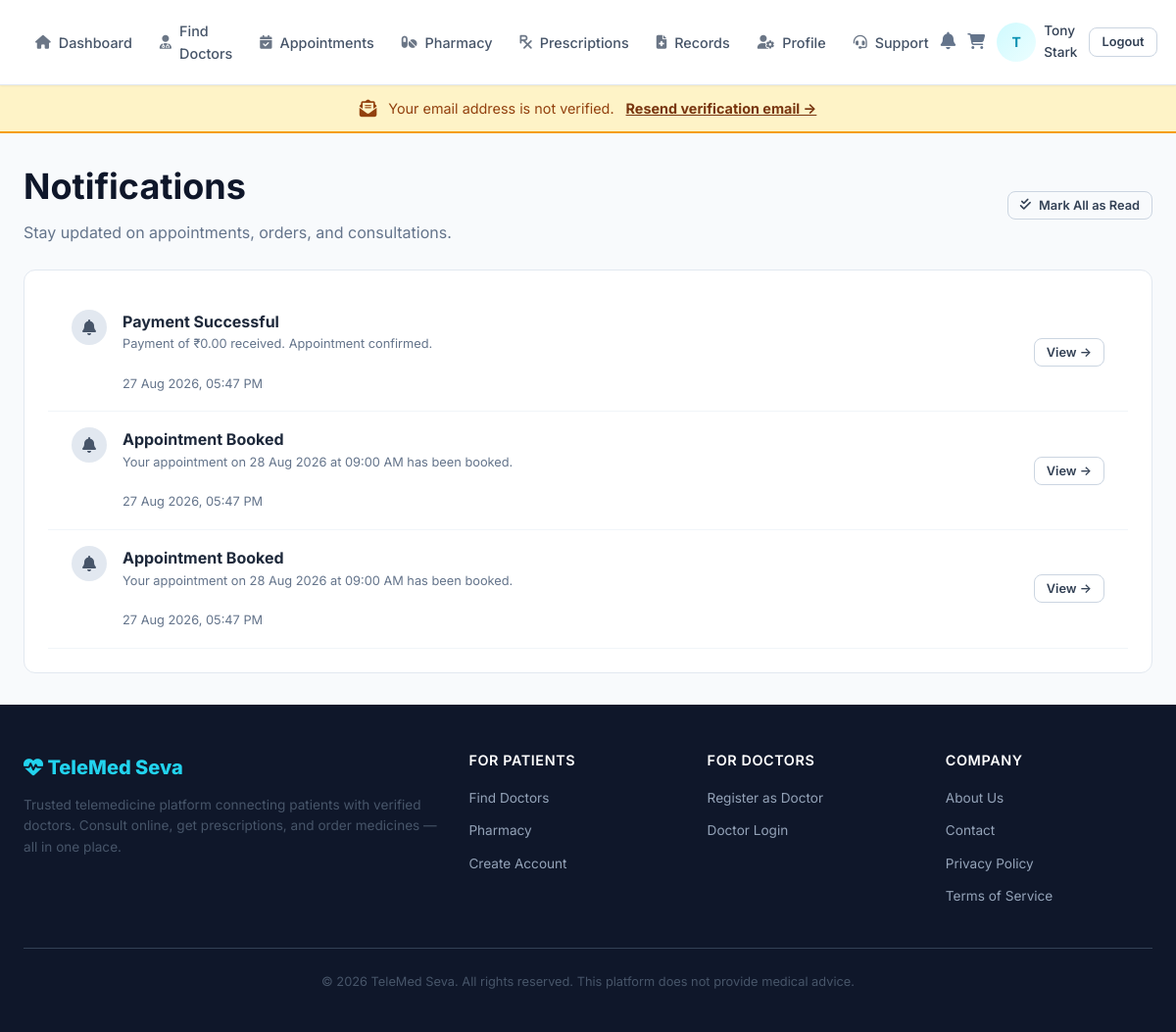
Screenshot of /notifications/ (signed in) with the database file from the repository.
### app/models/user.py (models this page shows, shortened)
class User(UserMixin, db.Model):
    __tablename__ = 'users'
    id = db.Column(db.Integer, primary_key=True)
    email = db.Column(db.String(255), unique=True, nullable=False, index=True)
    password_hash = db.Column(db.String(256), nullable=False)
    role = db.Column(db.Enum(UserRole), nullable=False, default=UserRole.PATIENT)
    is_active = db.Column(db.Boolean, default=True, nullable=False)
    email_verified = db.Column(db.Boolean, default=False, nullable=False)
    created_at = db.Column(db.DateTime, default=lambda: datetime.now(timezone.utc), nullable=False)
    updated_at = db.Column(
        db.DateTime,
        default=lambda: datetime.now(timezone.utc),
        onupdate=lambda: datetime.now(timezone.utc),
    )
    last_login_at = db.Column(db.DateTime)
    last_login_ip = db.Column(db.String(45))
    patient_profile = db.relationship(
        'PatientProfile', backref='user', uselist=False, cascade='all, delete-orphan'
    )
    doctor_profile = db.relationship(
        'DoctorProfile', backref='user', uselist=False, cascade='all, delete-orphan'
    )
    addresses = db.relationship('Address', backref='user', lazy='dynamic', cascade='all, delete-orphan')
    notifications = db.relationship('Notification', backref='user', lazy='dynamic', cascade='all, delete-orphan')
    @property
    def display_name(self):
        if self.role == UserRole.PATIENT and self.patient_profile:
            return self.patient_profile.full_name
        if self.role == UserRole.DOCTOR and self.doctor_profile:
            return f'Dr. {self.doctor_profile.full_name}'
        return self.email.split('@')[0]
    @property
    def avatar_url(self):
        profile = self.patient_profile or self.doctor_profile
        if profile and profile.avatar:
            return f'/uploads/avatars/{profile.avatar}'
        return None

class PatientProfile(db.Model):
    __tablename__ = 'patient_profiles'
    id = db.Column(db.Integer, primary_key=True)
    user_id = db.Column(db.Integer, db.ForeignKey('users.id', ondelete='CASCADE'), unique=True, nullable=False)
    first_name = db.Column(db.String(100), nullable=False)
    last_name = db.Column(db.String(100), nullable=False)
    phone = db.Column(db.String(20))
    date_of_birth = db.Column(db.Date)
    gender = db.Column(db.Enum(Gender))
    blood_group = db.Column(db.Enum(BloodGroup))
    avatar = db.Column(db.String(255))
    allergies = db.Column(db.Text)
    medical_history = db.Column(db.Text)
    emergency_contact_name = db.Column(db.String(200))
    emergency_contact_phone = db.Column(db.String(20))
    created_at = db.Column(db.DateTime, default=lambda: datetime.now(timezone.utc), nullable=False)
    updated_at = db.Column(
        db.DateTime,
        default=lambda: datetime.now(timezone.utc),
        onupdate=lambda: datetime.now(timezone.utc),
    )
    @property
    def full_name(self):
        return f'{self.first_name} {self.last_name}'

### app/models/notification.py (models this page shows, shortened)
class Notification(db.Model):
    __tablename__ = 'notifications'
    id = db.Column(db.Integer, primary_key=True)
    user_id = db.Column(
        db.Integer, db.ForeignKey('users.id', ondelete='CASCADE'), nullable=False, index=True
    )
    notification_type = db.Column(db.Enum(NotificationType), nullable=False)
    title = db.Column(db.String(200), nullable=False)
    message = db.Column(db.Text, nullable=False)
    link = db.Column(db.String(500), nullable=True)
    is_read = db.Column(db.Boolean, default=False, nullable=False, index=True)
    created_at = db.Column(db.DateTime, default=lambda: datetime.now(timezone.utc), nullable=False)

### app/notifications/routes.py (the view)
@notifications_bp.route('/')
@login_required
def list_notifications():
    notifications = paginate_query(
        Notification.query.filter_by(user_id=current_user.id)
        .order_by(Notification.created_at.desc()),
        per_page=20,
    )
    return render_template(
        'notifications/list.html', title='Notifications', notifications=notifications,
    )

### app/__init__.py (called while the page is built)
def _init_extensions(app):
    db.init_app(app)
    migrate.init_app(app, db)
    login_manager.init_app(app)
    csrf.init_app(app)
    mail.init_app(app)
    if app.config.get('RATELIMIT_ENABLED', True):
        limiter.init_app(app)
    else:
        limiter.enabled = False
        limiter.init_app(app)
    @login_manager.user_loader
    def load_user(user_id):
        from .models.user import User
        return db.session.get(User, int(user_id))

def _register_context_processors(app):
    from datetime import datetime, timezone
    @app.context_processor
    def inject_platform():
        return {
            'platform_name': app.config['PLATFORM_NAME'],
            'currency': app.config['PLATFORM_CURRENCY_SYMBOL'],
            'now': lambda: datetime.now(timezone.utc),
        }
    @app.context_processor
    def inject_notification_count():
        from flask_login import current_user
        if current_user.is_authenticated:
            from .models.notification import Notification
            count = Notification.query.filter_by(
                user_id=current_user.id, is_read=False
            ).count()
            return {'unread_notification_count': count}
        return {'unread_notification_count': 0}

### app/utils/helpers.py (called while the page is built)
def paginate_query(query, page=None, per_page=20, max_per_page=100):
    if page is None:
        page = request.args.get('page', 1, type=int)
    per_page = min(request.args.get('per_page', per_page, type=int), max_per_page)
    return query.paginate(page=page, per_page=per_page, error_out=False)

### app/templates/notifications/list.html (shortened to what this page needs)
{% extends "base.html" %}
{% block content %}
<div class="container">
  <div class="flex-between mb-6">
    <div>
      <h1>Notifications</h1>
      <p class="text-muted mb-0">Stay updated on appointments, orders, and consultations.</p>
    </div>
    {% if notifications.items %}
    <form method="POST" action="{{ url_for('notifications.mark_all_read') }}">
      <button type="submit" class="btn btn-outline btn-sm">
        <i class="fas fa-check-double"></i> Mark All as Read
      </button>
    </form>
    {% endif %}
  </div>
  {% if notifications.items %}
  <div class="card">
    <div class="card-body p-0">
      {% for n in notifications.items %}
      <div style="padding:var(--space-4) var(--space-6); display:flex; justify-content:space-between; align-items:center; background:{{ 'var(--primary-50)' if not n.is_read else 'transparent' }}; border-bottom:1px solid var(--gray-100);">
        <div style="display:flex; gap:var(--space-4); align-items:flex-start;">
          <div style="width:36px; height:36px; border-radius:50%; background:{{ 'var(--primary-100)' if not n.is_read else 'var(--gray-200)' }}; display:flex; align-items:center; justify-content:center; color:{{ 'var(--primary-dark)' if not n.is_read else 'var(--gray-600)' }}; flex-shrink:0;">
            <i class="fas fa-bell"></i>
          </div>
          <div>
            <strong>{{ n.title }}</strong>
            <p class="mb-1 text-sm text-muted">{{ n.message }}</p>
            <span class="text-sm text-muted">{{ n.created_at.strftime('%d %b %Y, %I:%M %p') }}</span>
          </div>
        </div>
        <div>
          {% if not n.is_read %}
          <form method="POST" action="{{ url_for('notifications.mark_read', notif_id=n.id) }}">
            <input type="hidden" name="csrf_token" value="{{ csrf_token() }}">
            <button type="submit" class="btn btn-outline btn-sm">Read</button>
          </form>
          {% elif n.link %}
          <a href="{{ n.link }}" class="btn btn-outline btn-sm">View →</a>
          {% endif %}
        </div>
      </div>
      {% endfor %}
    </div>
  </div>
  {% else %}
  <div class="empty-state">
    <div class="empty-icon"><i class="fas fa-bell-slash"></i></div>
    <h3>No notifications</h3>
    <p>You're all caught up!</p>
  </div>
  {% endif %}
</div>
{% endblock %}

### app/templates/base.html (shortened to what this page needs)
<!DOCTYPE html>
<html lang="en">
<head>
  <link rel="stylesheet" href="https://cdnjs.cloudflare.com/ajax/libs/font-awesome/6.5.1/css/all.min.css">
  <link rel="stylesheet" href="{{ url_for('static', filename='css/style.css') }}">
</head>
<body>
  <nav class="navbar">
    <div class="navbar-inner">
      <ul class="navbar-nav">
        {% if current_user.is_authenticated %}
          {% if current_user.role.value == 'patient' %}
            <li><a href="{{ url_for('patient.dashboard') }}" class="{{ 'active' if request.endpoint == 'patient.dashboard' }}" ><i class="fas fa-home" aria-hidden="true"></i> Dashboard</a></li>
            <li><a href="{{ url_for('appointments.search_doctors') }}" class="{{ 'active' if 'appointments' in request.endpoint|default('') }}" {% if 'appointments' in request.endpoint|default('') %}aria-current="page"{% endif %}><i class="fas fa-user-md" aria-hidden="true"></i> Find Doctors</a></li>
            <li><a href="{{ url_for('appointments.my_appointments') }}" class="{{ 'active' if request.endpoint == 'appointments.my_appointments' }}" {% if request.endpoint == 'appointments.my_appointments' %}aria-current="page"{% endif %}><i class="fas fa-calendar-check" aria-hidden="true"></i> Appointments</a></li>
            <li><a href="{{ url_for('pharmacy.catalog') }}" class="{{ 'active' if 'pharmacy' in request.endpoint|default('') }}" ><i class="fas fa-pills" aria-hidden="true"></i> Pharmacy</a></li>
            <li><a href="{{ url_for('prescriptions.my_prescriptions') }}" class="{{ 'active' if 'prescriptions' in request.endpoint|default('') }}" {% if 'prescriptions' in request.endpoint|default('') %}aria-current="page"{% endif %}><i class="fas fa-prescription" aria-hidden="true"></i> Prescriptions</a></li>
            <li><a href="{{ url_for('patient.medical_records') }}" class="{{ 'active' if request.endpoint == 'patient.medical_records' }}" ><i class="fas fa-file-medical" aria-hidden="true"></i> Records</a></li>
            <li><a href="{{ url_for('patient.profile') }}" class="{{ 'active' if request.endpoint == 'patient.profile' }}" ><i class="fas fa-user-cog" aria-hidden="true"></i> Profile</a></li>
            <li><a href="{{ url_for('patient.support') }}" class="{{ 'active' if request.endpoint == 'patient.support' }}" ><i class="fas fa-headset" aria-hidden="true"></i> Support</a></li>
          {% endif %}
        {% endif %}
      </ul>
      <div class="navbar-actions">
        {% if current_user.is_authenticated %}
          <a href="{{ url_for('notifications.list_notifications') }}" class="notification-badge" title="Notifications">
            <i class="fas fa-bell" style="font-size:1.1rem; color:var(--gray-500);"></i>
          </a>
          {% if current_user.role.value == 'patient' %}
            <a href="{{ url_for('pharmacy.cart') }}" title="Cart" style="color:var(--gray-500);">
              <i class="fas fa-shopping-cart"></i>
            </a>
          {% endif %}
          <div style="display:flex; align-items:center; gap:0.5rem;">
            <div class="avatar">
              {% if current_user.avatar_url %}
                <img src="{{ current_user.avatar_url }}" alt="Avatar">
              {% else %}
                {{ current_user.display_name[0] | upper }}
              {% endif %}
            </div>
            <a href="{% if current_user.role.value == 'patient' %}{{ url_for('patient.profile') }}{% elif current_user.role.value == 'doctor' %}{{ url_for('doctor.profile') }}{% else %}{{ url_for('admin.dashboard') }}{% endif %}"
               style="color:var(--gray-700); font-weight:500; font-size:0.85rem;">
              {{ current_user.display_name | truncate(20) }}
            </a>
          </div>
          <a href="{{ url_for('auth.logout') }}" class="btn btn-outline btn-sm">Logout</a>
        {% endif %}
      </div>
    </div>
  </nav>
  {% if current_user.is_authenticated and not current_user.email_verified %}
    <div class="email-verify-banner" role="alert">
      <i class="fas fa-envelope-open-text" aria-hidden="true"></i>
      <span>Your email address is not verified.</span>
      <a href="{{ url_for('auth.resend_verification') }}">
        Resend verification email &rarr;
      </a>
    </div>
  {% endif %}
  <main class="page-content">
    {% block content %}{% endblock %}
  </main>
  {% block footer %}
  <footer class="footer">
    <div class="container">
      <div class="footer-grid">
        <div>
          <div class="footer-brand"><i class="fas fa-heartbeat"></i> {{ platform_name }}</div>
          <p style="font-size:0.85rem; margin-bottom:var(--space-4);">
            Trusted telemedicine platform connecting patients with verified doctors.
            Consult online, get prescriptions, and order medicines — all in one place.
          </p>
        </div>
        <div>
          <h3 class="footer-section-title">For Patients</h3>
          <ul>
            <li><a href="{{ url_for('appointments.search_doctors') }}">Find Doctors</a></li>
            <li><a href="{{ url_for('pharmacy.catalog') }}">Pharmacy</a></li>
            <li><a href="{{ url_for('auth.register') }}">Create Account</a></li>
          </ul>
        </div>
        <div>
          <h3 class="footer-section-title">For Doctors</h3>
          <ul>
            <li><a href="{{ url_for('auth.register') }}">Register as Doctor</a></li>
            <li><a href="{{ url_for('auth.login') }}">Doctor Login</a></li>
          </ul>
        </div>
        <div>
          <h3 class="footer-section-title">Company</h3>
          <ul>
            <li><a href="#">About Us</a></li>
            <li><a href="#">Contact</a></li>
            <li><a href="#">Privacy Policy</a></li>
            <li><a href="#">Terms of Service</a></li>
          </ul>
        </div>
      </div>
      <div class="footer-bottom">
        <p>&copy; {{ now().year }} {{ platform_name }}. All rights reserved. This platform does not provide medical advice.</p>
      </div>
    </div>
  </footer>
  {% endblock %}
</body>
</html>

### rows the page displays
User: role.last_name "T", display_name "Tony Stark"
Notification: title "Payment Successful", message "Payment of ₹0.00 received. Appointment confirmed.", created_at "27 Aug 2026, 05:47 PM"
Notification: title "Appointment Booked", message "Your appointment on 28 Aug 2026 at 09:00 AM has been booked.", created_at "27 Aug 2026, 05:47 PM"
Notification: title "Appointment Booked", message "Your appointment on 28 Aug 2026 at 09:00 AM has been booked.", created_at "27 Aug 2026, 05:47 PM"

### other values shown
{{ platform_name }} "TeleMed Seva"
